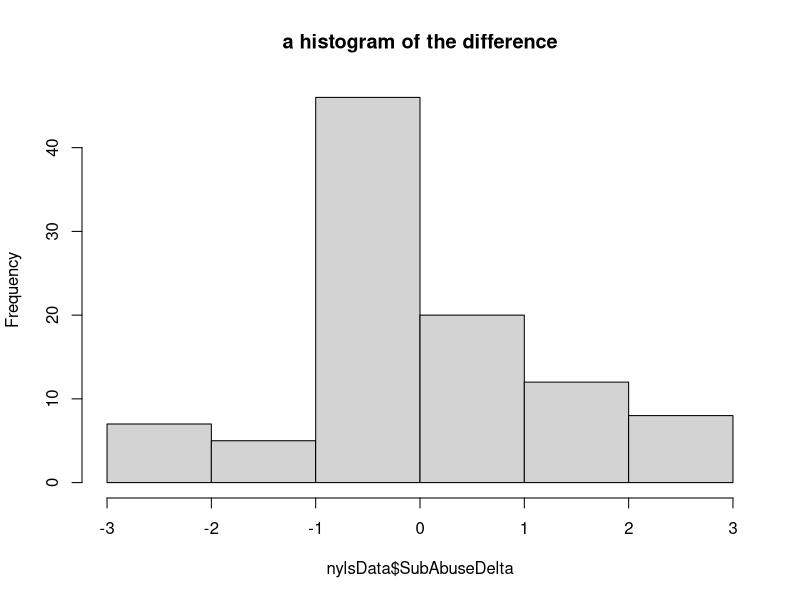
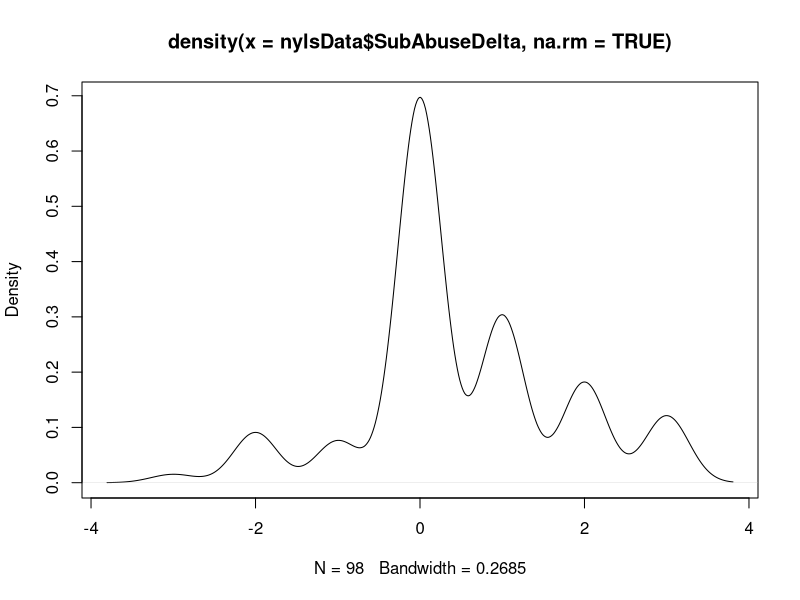
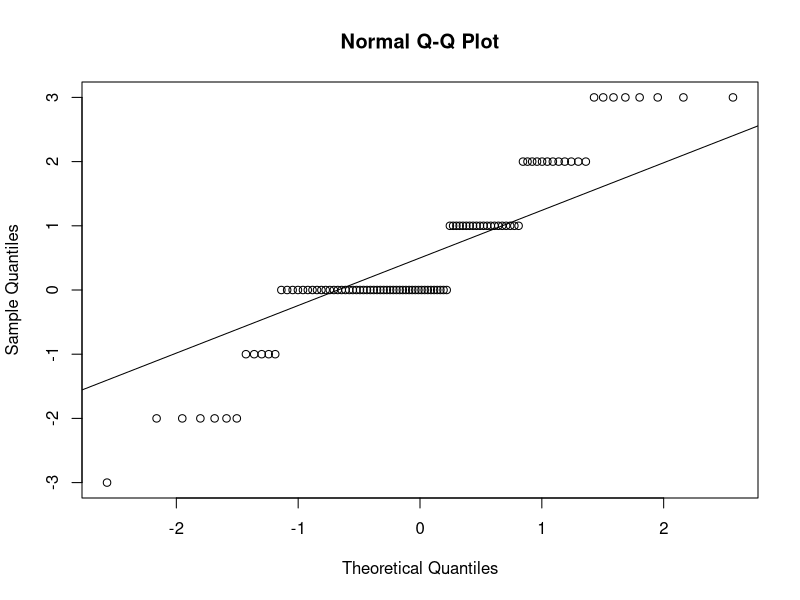
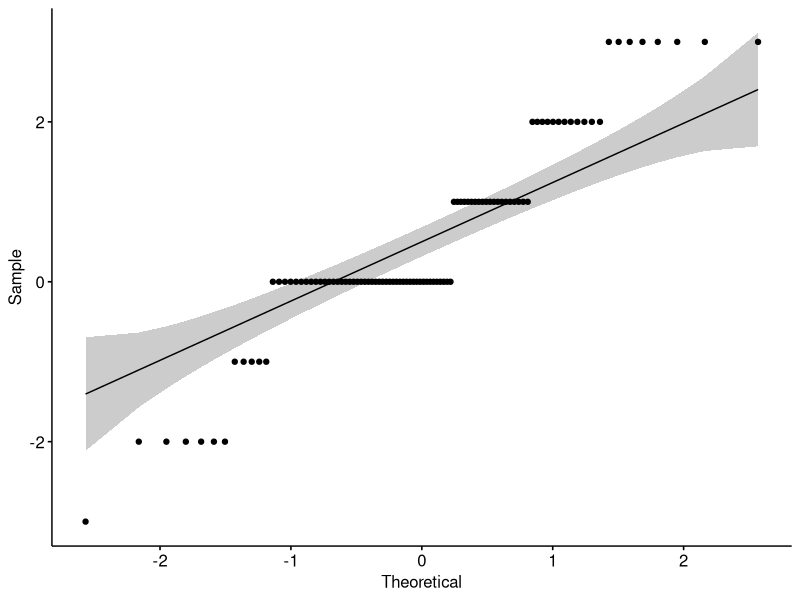
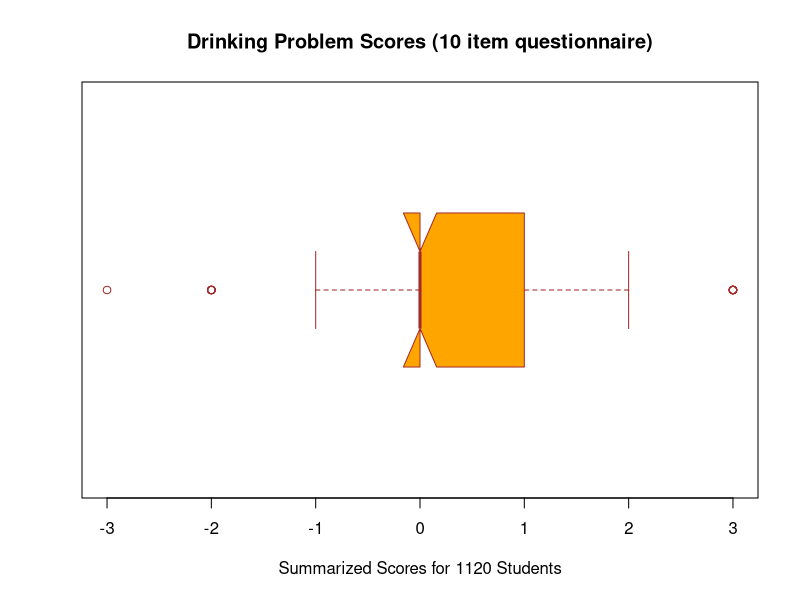

Write the R code that produced these figures, in order.
library(plyr)
library(tidyverse)

#REFERENCES:
# https://www.sheffield.ac.uk/polopoly_fs/1.579191!/file/stcp-karadimitriou-normalR.pdf
# https://www.statsandr.com/blog/do-my-data-follow-a-normal-distribution-a-note-on-the-most-widely-used-distribution-and-how-to-test-for-normality-in-r/
# https://statistics.berkeley.edu/computing/r-t-tests

#Two Questions
#1 
#Whether the youths (n=100) in the NLYS97 had a statistically
#significant decrease or increase in their substance use index
#score between 1997 and 2000.
#
#2
#Whether this decrease or increase in substance use differs by race.  Specifically,
#you hypothesize that WHITE youths compared to non-white youths, will report higher
#substance abuse

#CLEANING AND REVIEW OF DATA SET####

nylsData =read.csv("NYLS97_Substance.csv",sep=",") 

plyr::count(nylsData, 'Race')

plyr::count(nylsData, 'Substance1997')

plyr::count(nylsData, 'Substance2000')

nylsData$Substance2000[nylsData$Substance2000 < 0] <- NA

plyr::count(nylsData, 'Race')

plyr::count(nylsData, 'Substance1997')

plyr::count(nylsData, 'Substance2000')


nylsData <- nylsData %>% 
  mutate(SubAbuseDelta = (Substance2000-Substance1997))

plyr::count(nylsData, 'SubAbuseDelta')


hitsgram=hist(nylsData$SubAbuseDelta  , main="a histogram of the difference") 

plot(density(nylsData$SubAbuseDelta, na.rm=TRUE))

summary(nylsData$SubAbuseDelta)

subAbuseStDev = sd(nylsData$SubAbuseDelta  ,na.rm=TRUE)
subAbuseMean = mean(nylsData$SubAbuseDelta  ,na.rm=TRUE)

ks.test(x= nylsData$SubAbuseDelta,"pnorm",mean=subAbuseMean,sd=subAbuseStDev)

shapiro.test(nylsData$SubAbuseDelta)

qqnorm(nylsData$SubAbuseDelta)
qqline(nylsData$SubAbuseDelta)

library(ggpubr)
ggqqplot(nylsData$SubAbuseDelta)

drinking_problem_score_plot <-
  boxplot(nylsData$SubAbuseDelta,
          main = "Drinking Problem Scores (10 item questionnaire)",
          xlab = "Summarized Scores for 1120 Students",
          col = "orange",
          border = "brown",
          horizontal = TRUE,
          notch = TRUE)

drinking_problem_score_plot
